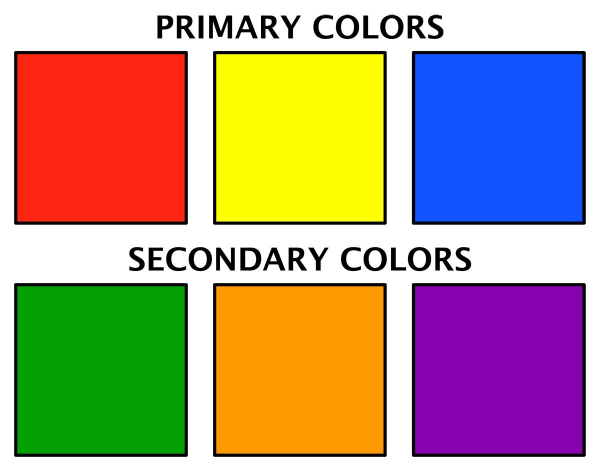
#> input picture images/colors.jpg, 1200 x 936 px, given in place of the camera (shown at 1/2 size)
$ python mask.py
#> lines starting #> are read from the running program, lines starting #| are printed output that depends on the picture; after the words box and inside, x2 and y2 are one past the last pixel; in counts of white or black regions, pixels touching at a corner belong together
import cv2 as cv
import numpy as np

def empty(a):
    pass

cv.namedWindow('TrackBars')
cv.resizeWindow('TrackBars', 640, 240)
cv.createTrackbar('Hue Min', 'TrackBars', 0, 179, empty)
cv.createTrackbar('Hue Max', 'TrackBars', 179, 179, empty)
cv.createTrackbar('Sat Min', 'TrackBars', 255, 255, empty)
cv.createTrackbar('Sat Max', 'TrackBars', 255, 255, empty)
cv.createTrackbar('Val Min', 'TrackBars', 0, 255, empty)
cv.createTrackbar('Val Max', 'TrackBars', 255, 255, empty)

cap = cv.VideoCapture(0)

while True:
    success, image = cap.read()
#> image is the input picture: shape (936, 1200, 3); mean B, G, R 130.5, 153.9, 176.6
    height, width = image.shape[:2]
#> height = 936; width = 1200
    image = cv.resize(image, (width - (width*20//100),(height - (height*20//100))))
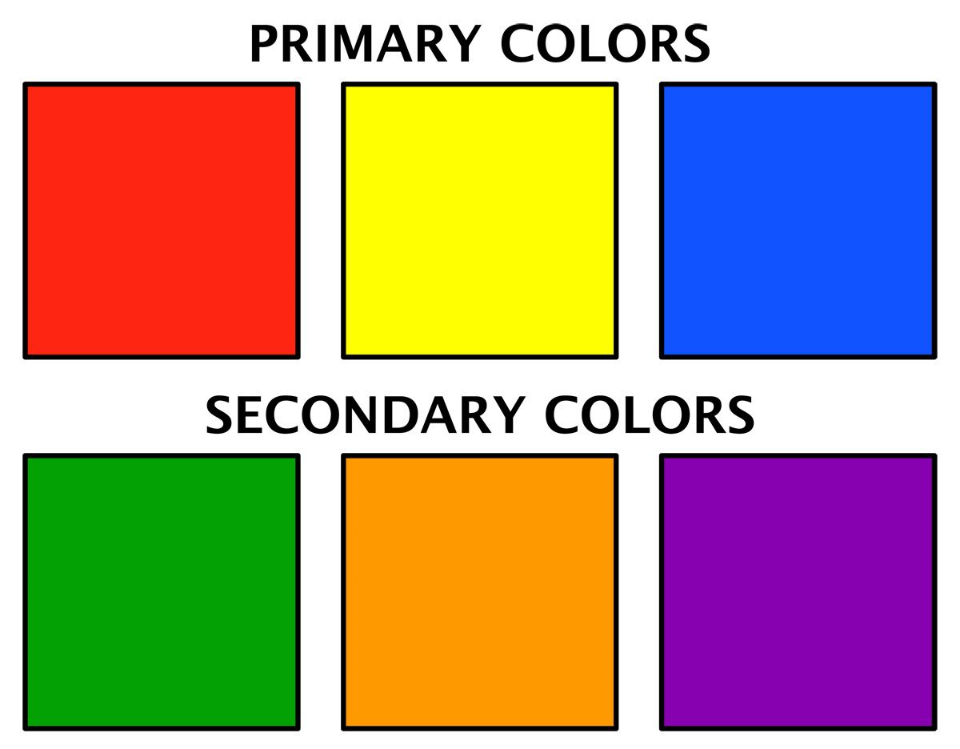
#> image: shape (749, 960, 3); mean B, G, R 130.5, 153.9, 176.6
    imgHSV = cv.cvtColor(image, cv.COLOR_BGR2HSV)
#> imgHSV: shape (749, 960, 3); mean H, S, V 41.3, 156.1, 220.2
    h_min = cv.getTrackbarPos('Hue Min', 'TrackBars')
    h_max = cv.getTrackbarPos('Hue Max', 'TrackBars')
    s_min = cv.getTrackbarPos('Sat Min', 'TrackBars')
    s_max = cv.getTrackbarPos('Sat Max', 'TrackBars')
    v_min = cv.getTrackbarPos('Val Min', 'TrackBars')
    v_max = cv.getTrackbarPos('Val Max', 'TrackBars')
    lower = np.array([h_min, s_min, v_min])
    upper = np.array([h_max, s_max, v_max])
    mask = cv.inRange(imgHSV, lower, upper)
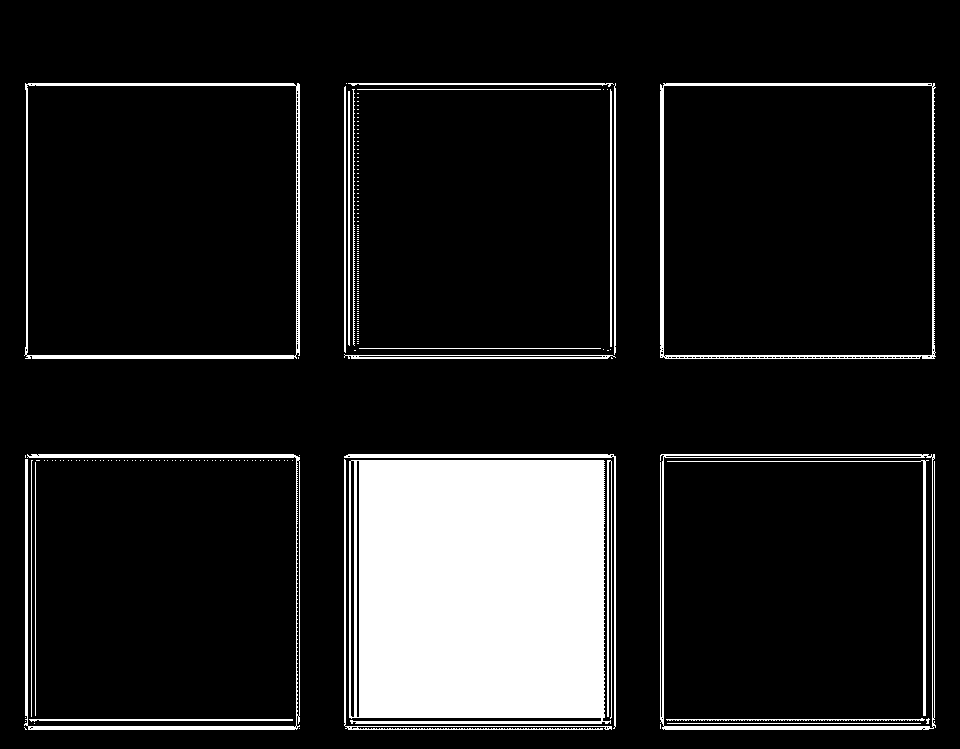
#> mask: shape (749, 960); 12.5% white; 198 white regions (175 under 20 px), largest, box (x1, y1, x2, y2) and area: (349, 460, 611, 724) 65380, (24, 454, 300, 730) 3568, (660, 83, 936, 359) 3410
    image_result = cv.bitwise_and(image, image, mask=mask)
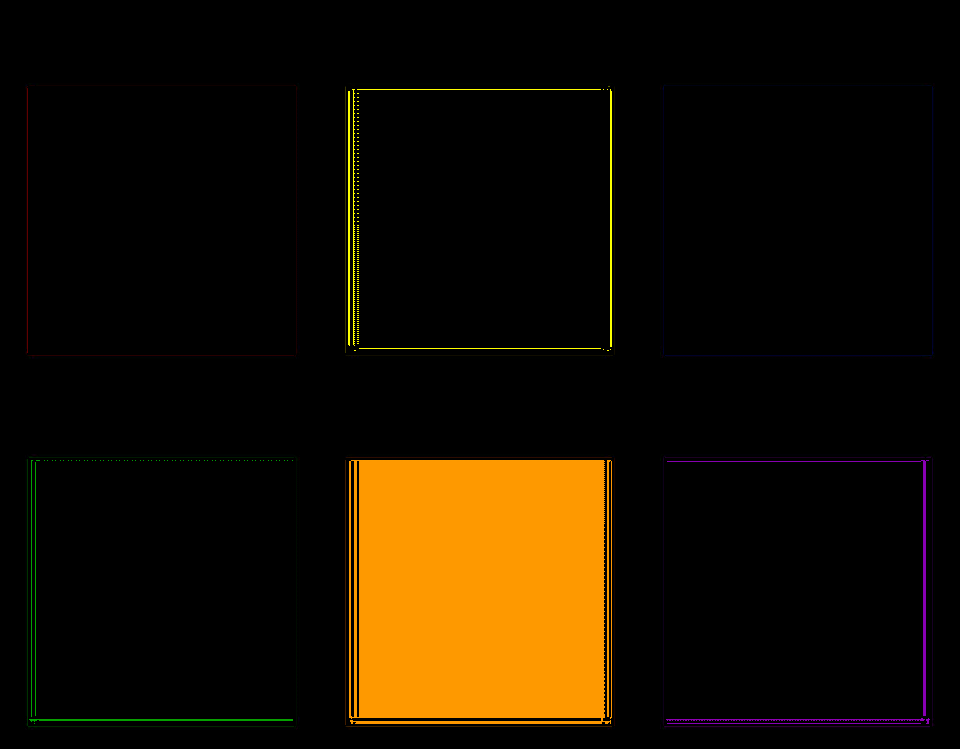
#> image_result: shape (749, 960, 3); mean B, G, R 0.6, 15.2, 24.6
    print(lower, upper)
    cv.imshow('HSV Image', imgHSV)
    cv.imshow('Original', image)
    cv.imshow('Mask', mask)
    cv.imshow('Result', image_result)

    if cv.waitKey(1) & 0xFF == ord('q'):
#> (key q is pressed here)
        break
